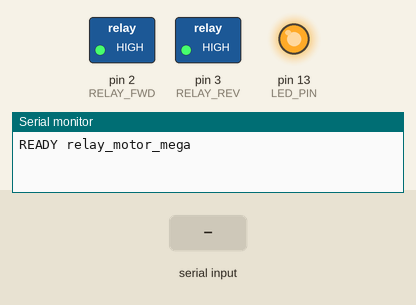
This sketch was run on a simulated Arduino Mega 2560, built with avr-gcc and run on an emulated ATmega2560. Parts: switched loads named in the sketch (green lamp = pin HIGH), output pins drawn as LEDs (lit = HIGH), the last lines printed to the serial monitor. Dashed ring = blinking. The inputs (shaded band) are chosen by the test bench.

Above: at 1.55 s.
1.6 s: "F\n" received over Serial
At 2.0 s:
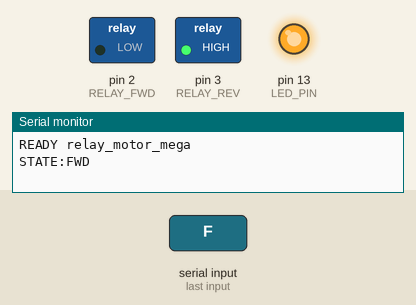
At 2.5 s:
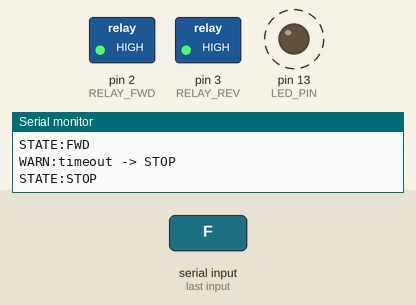
4.6 s: "B\n" received over Serial
At 5.0 s:
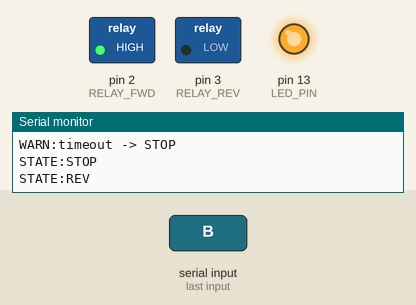
Timing chart, 0 to 16.6 s (numbered marks = the images above; inputs shaded):
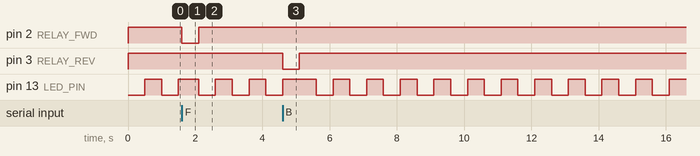

The sketch:

relay_motor_mega.ino
```cpp
/*
 * relay_motor_mega.ino
 * Arduino MEGA 2560 - รับคำสั่งจาก ROS 2 ผ่าน USB Serial เพื่อกลับทาง DC motor 1 ตัว
 * ด้วย relay 2 ตัว (H-bridge) ความเร็วตั้งด้วยลูกบิดของโมดูล PWM แยกต่างหาก
 *
 * โซ่การต่อ (ทดสอบ M3):
 *   ROS 2 (โหนด relay_bridge) --USB--> MEGA --2 ขา--> โมดูล relay --> โมดูล PWM governor --> DC motor
 *
 *   pin 2  = Relay เดินหน้า (RELAY_FWD)
 *   pin 3  = Relay ถอยหลัง (RELAY_REV)
 *   pin 13 = LED บนบอร์ด : กะพริบช้า = STOP/พร้อม, ติดค้าง = กำลังหมุน
 *            (ใช้ดู pipeline ROS->Serial ได้ก่อน โดยยังไม่ต้องต่อ relay จริง)
 *
 * การต่อ relay เป็น H-bridge (ต่อ 1 ตัวต่อ 1 relay SPDT):
 *   COM -> ขั้วมอเตอร์
 *   NO  -> ไฟ + ที่ออกจากโมดูล PWM
 *   NC  -> ไฟ - ที่ออกจากโมดูล PWM
 *   FWD ON  + REV OFF -> มอเตอร์ +/-  = เดินหน้า
 *   FWD OFF + REV ON  -> มอเตอร์ -/+  = ถอยหลัง
 *   ทั้งคู่ OFF        -> ทั้งสองขั้วอยู่ฝั่งเดียวกัน = หยุด (มอเตอร์ไม่ถูกจ่ายไฟ)
 *
 * โปรโตคอล serial (บรรทัดละคำสั่ง จบด้วย \n, 115200 baud):
 *   PC -> MEGA :  F = เดินหน้า, B = ถอยหลัง, S = หยุด, P = ping
 *   MEGA -> PC :  "READY relay_motor_mega"
 *                 "STATE:FWD" / "STATE:REV" / "STATE:STOP"   (ส่งเมื่อสถานะเปลี่ยน)
 *                 "WARN:timeout -> STOP"                     (watchdog ตัด)
 *                 "OK"                                       (ตอบ ping)
 *
 * ความปลอดภัยที่ใส่ไว้:
 *   1) Watchdog  - ไม่ได้รับคำสั่งเกิน CMD_TIMEOUT ms -> หยุดเอง (สาย USB หลุด / ROS ตาย)
 *   2) Dead time - ต้องหยุดค้าง REVERSE_DELAY ms ก่อนจึงกลับทางได้
 *                  กันกระแสกระชากและหน้าสัมผัส relay อาร์คจาก back-EMF
 *   3) ปิด relay ทั้งคู่ใน setup() ก่อนเสมอ
 */

// ---------------- ค่าคงที่ที่อาจต้องปรับ ----------------
const uint8_t RELAY_FWD = 2;
const uint8_t RELAY_REV = 3;
const uint8_t LED_PIN   = 13;

// โมดูล relay ส่วนใหญ่เป็น Active LOW (ขา LOW = relay ทำงาน)
// ตอนทดสอบด้วย LED เปล่าให้ตั้ง false ก่อน แล้วค่อยเปลี่ยนเป็น true เมื่อต่อ relay จริง
const bool RELAY_ACTIVE_LOW = true;

const unsigned long CMD_TIMEOUT   = 500;   // ไม่มีคำสั่งเกินนี้ (ms) = หยุด
const unsigned long REVERSE_DELAY = 500;   // หยุดค้างก่อนกลับทาง (ms)
const unsigned long BLINK_MS      = 500;   // คาบกะพริบ LED ตอน STOP
// ------------------------------------------------------

enum Dir : uint8_t { D_STOP = 0, D_FWD = 1, D_REV = 2 };

Dir current = D_STOP;      // สถานะจริงของ relay ตอนนี้
Dir target  = D_STOP;      // สถานะที่อยากให้เป็น

unsigned long lastCmdTime = 0;
unsigned long stopStart   = 0;
unsigned long lastBlink   = 0;
bool waitingDeadTime = false;
bool blinkState = false;

char buf[16];
uint8_t bufLen = 0;

void relayWrite(uint8_t pin, bool on) {
  digitalWrite(pin, RELAY_ACTIVE_LOW ? (on ? LOW : HIGH)
                                     : (on ? HIGH : LOW));
}

void allOff() {
  relayWrite(RELAY_FWD, false);
  relayWrite(RELAY_REV, false);
}

void reportState() {
  Serial.print(F("STATE:"));
  if (current == D_FWD)      Serial.println(F("FWD"));
  else if (current == D_REV) Serial.println(F("REV"));
  else                       Serial.println(F("STOP"));
}

void applyDir(Dir d) {
  if (d == D_FWD) {
    relayWrite(RELAY_REV, false);
    relayWrite(RELAY_FWD, true);
  } else if (d == D_REV) {
    relayWrite(RELAY_FWD, false);
    relayWrite(RELAY_REV, true);
  } else {
    allOff();
  }
  current = d;
  reportState();
}

void handleCommand(char c) {
  switch (c) {
    case 'F': case 'f': target = D_FWD;  lastCmdTime = millis(); break;
    case 'B': case 'b': target = D_REV;  lastCmdTime = millis(); break;
    case 'S': case 's': target = D_STOP; lastCmdTime = millis(); break;
    case 'P': case 'p': Serial.println(F("OK"));                 break;
    default: break;
  }
}

void updateLed(unsigned long now) {
  if (current == D_STOP) {
    if (now - lastBlink >= BLINK_MS) {
      lastBlink = now;
      blinkState = !blinkState;
      digitalWrite(LED_PIN, blinkState);
    }
  } else {
    digitalWrite(LED_PIN, HIGH);
  }
}

void setup() {
  pinMode(RELAY_FWD, OUTPUT);
  pinMode(RELAY_REV, OUTPUT);
  pinMode(LED_PIN, OUTPUT);
  allOff();                        // ปิดทั้งคู่ก่อนเสมอ

  Serial.begin(115200);
  while (!Serial) { ; }
  delay(300);
  Serial.println(F("READY relay_motor_mega"));
  lastCmdTime = millis();
}

void loop() {
  unsigned long now = millis();

  // ---------- อ่านคำสั่งจาก Serial ----------
  while (Serial.available()) {
    char c = Serial.read();
    if (c == '\n' || c == '\r') {
      if (bufLen > 0) { handleCommand(buf[0]); bufLen = 0; }
    } else if (bufLen < sizeof(buf) - 1) {
      buf[bufLen++] = c;
    }
  }

  // ---------- Watchdog ----------
  if (now - lastCmdTime > CMD_TIMEOUT && target != D_STOP) {
    target = D_STOP;
    Serial.println(F("WARN:timeout -> STOP"));
  }

  // ---------- State machine + dead time ----------
  if (waitingDeadTime) {
    if (target == D_STOP) {                  // สั่งหยุดระหว่างรอ -> จบเลย
      waitingDeadTime = false;
    } else if (now - stopStart >= REVERSE_DELAY) {
      waitingDeadTime = false;
      applyDir(target);
    }
  }
  else if (target != current) {
    if (current == D_STOP) {
      applyDir(target);                      // จากหยุด -> ออกตัวได้ทันที
    } else {
      applyDir(D_STOP);                      // หมุนอยู่ -> หยุดก่อน
      if (target != D_STOP) {
        stopStart = now;
        waitingDeadTime = true;              // แล้วรอ REVERSE_DELAY จึงกลับทาง
      }
    }
  }

  updateLed(now);
}
```

Measured:
- after the input at 1.6 s, pin 2 (RELAY_FWD): HIGH → LOW at once, → HIGH 0.50 s later
- after the input at 4.6 s, pin 3 (RELAY_REV): HIGH → LOW at once, → HIGH 0.50 s later
- by itself, pin 13 (LED_PIN): repeats every 1.0 s: LOW 0.50 s, HIGH 0.50 s
